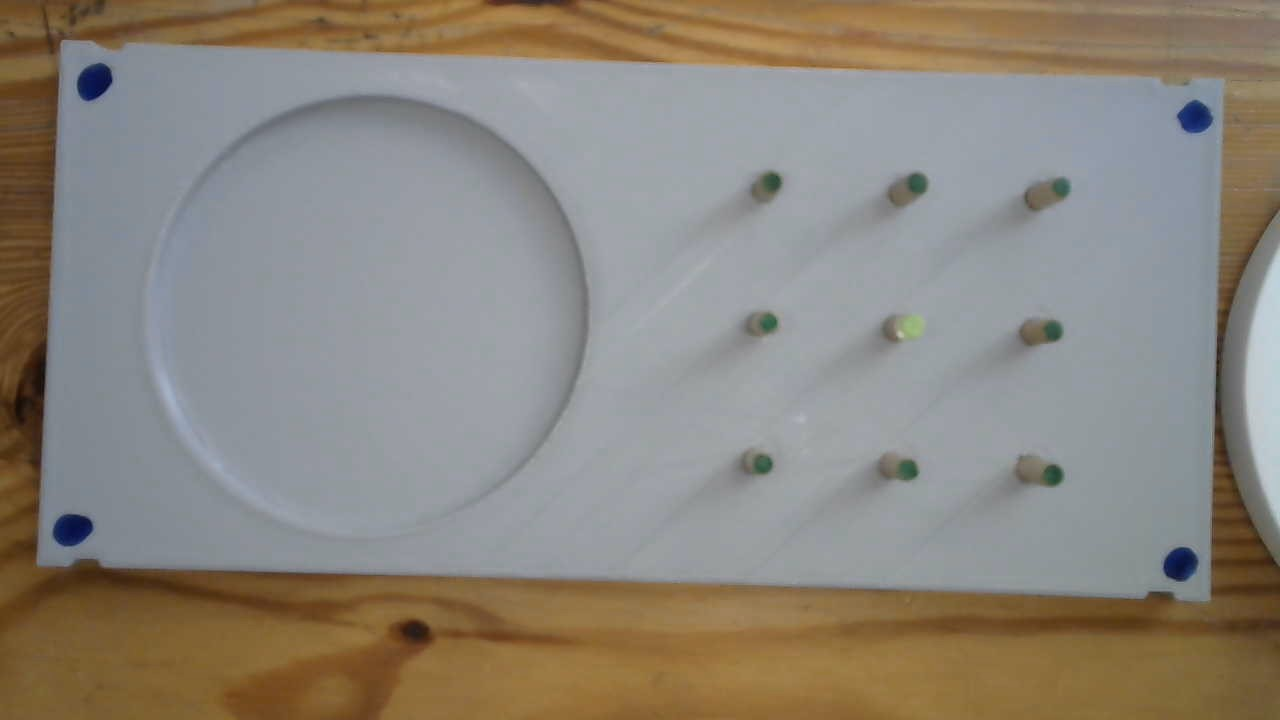
#> input picture DEMO/WIN_20210401_12_19_42_Pro.jpg, 1280 x 720 px; its folder holds only this picture in this run
$ python setDetection.py ../DEMO/WIN_20210401_12_19_42_Pro.jpg ../DEMO/WIN_20210401_12_20_20_Pro.jpg
#> lines starting #> are read from the running program, lines starting #| are printed output that depends on the picture; after the words box and inside, x2 and y2 are one past the last pixel; in counts of white or black regions, pixels touching at a corner belong together
#> further down, image is the input picture: shape (720, 1280, 3); mean B, G, R 124.8, 133.8, 139.8
### detectionOfLeftoverPins/imagePrepare.py
import cv2
import numpy as np


# [42 lines left out: functions getHalf, getROI, not called in this run]


def cutImage(image):
    """
        function cuts image into dimension aaa x bbb, so that only board is in the frame
        input: image
        return: cutImage
    """
    # NOTE: when arm comes into frame, it prevents contour detection and
    # breaks the program

    tresh = 100

    hsv = cv2.cvtColor(image, cv2.COLOR_RGB2HSV)
#> hsv: shape (720, 1280, 3); mean H, S, V 45.8, 59.5, 147.8
    hsv = cv2.GaussianBlur(hsv[:, :, 0], (9, 9), 10)  # convert to hsv and blur
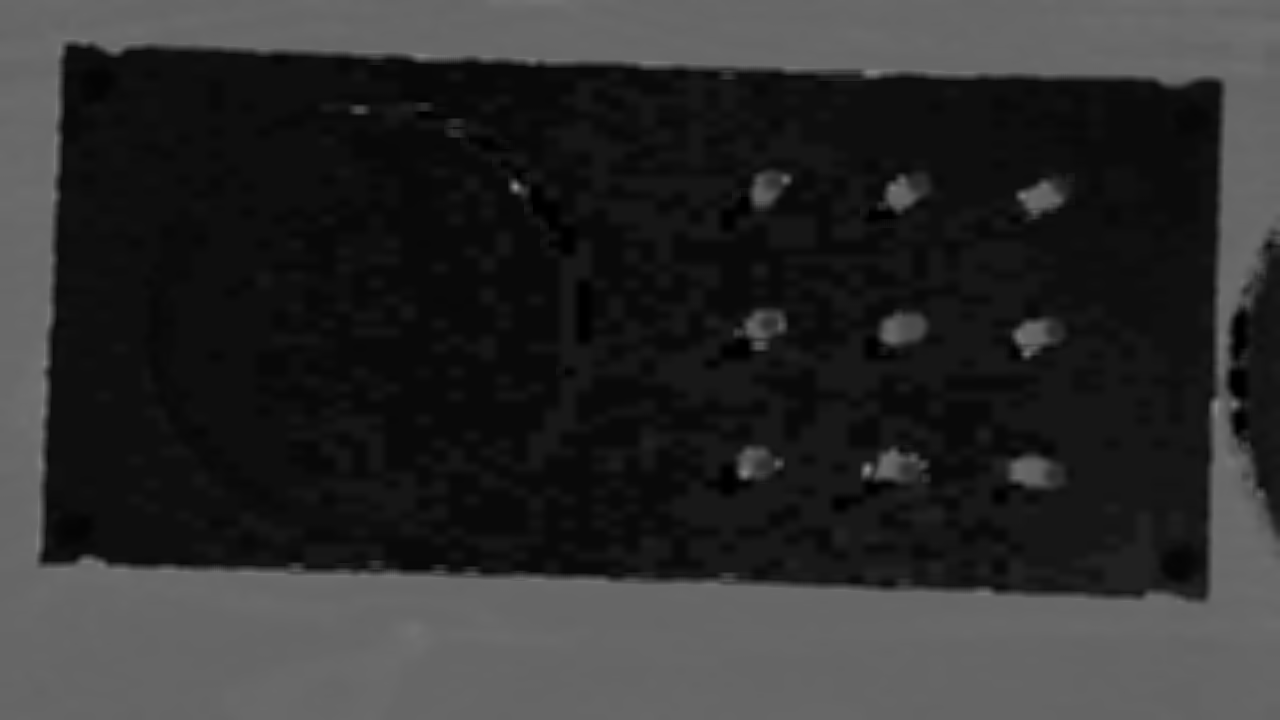
#> hsv: shape (720, 1280); min 0, max 143, mean 45.8

    hsv[hsv < tresh] = 0  # treshold hsv
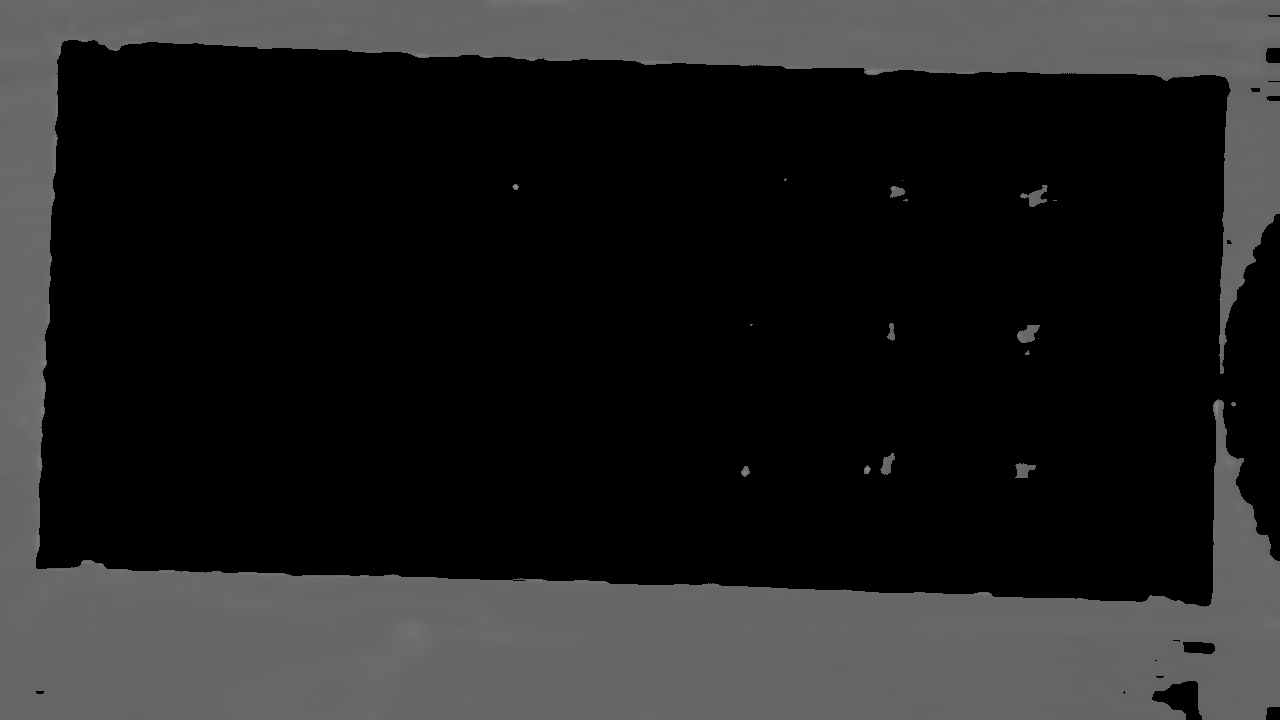
#> hsv: shape (720, 1280); min 0, max 143, mean 33
    hsv[hsv >= tresh] = 360
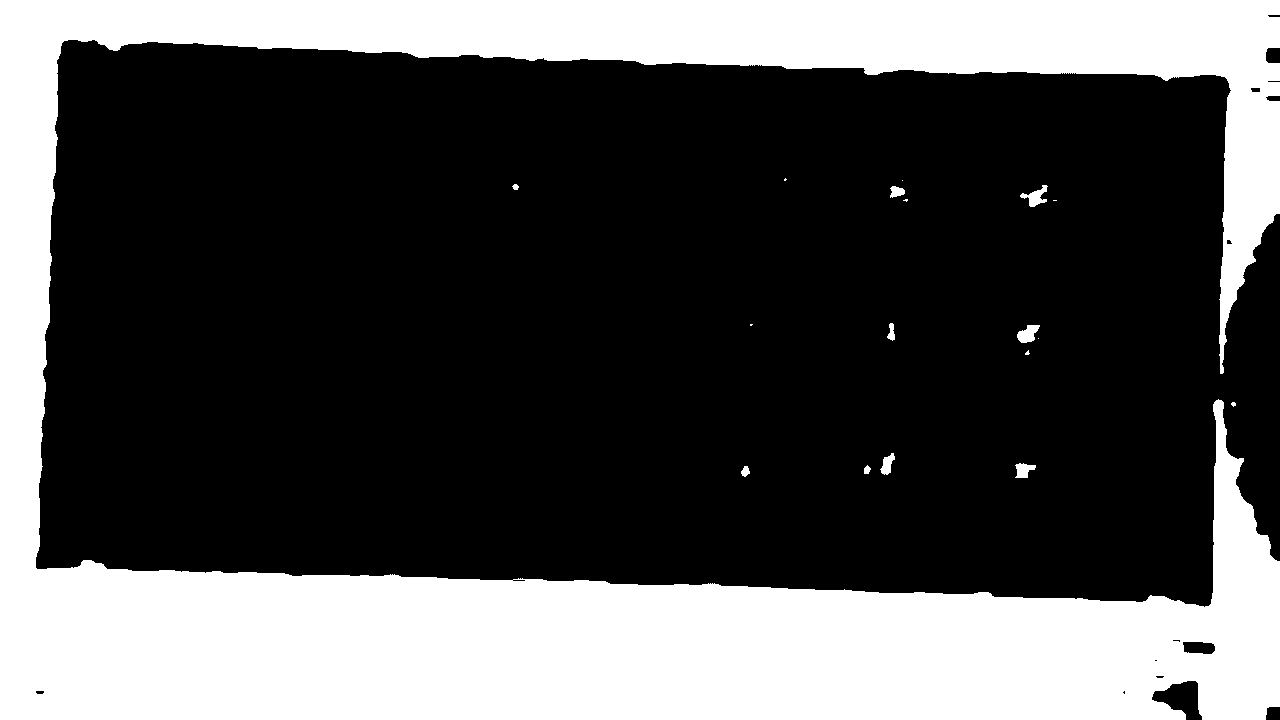
#> hsv: shape (720, 1280); values 0 (black) and 104 (white), 32% white; 18 white regions (8 under 20 px)

    # find contours
    contours, hierarchy = cv2.findContours(
        hsv, cv2.RETR_TREE, cv2.CHAIN_APPROX_SIMPLE)  # find contours
#> contours = 27 contours, 11 with area under 20; largest, box (x1, y1, x2, y2) and area: (0, 0, 1280, 720) 290050, (1182, 641, 1216, 655) 368, (1017, 325, 1040, 343) 233, (1020, 185, 1048, 207) 225, (1015, 463, 1036, 478) 174

    # sort contours, biggest detected is hole frame, second biggest should be
    # the board
    contour_sizes = []

    for i in range(len(contours)):
        contour_sizes.append([cv2.contourArea(contours[i]), i])
#> this loop made 27 passes
#> after the loop, contour_sizes = 27 pairs, first value 0 to 290050, second value 0 to 26

    # take second element for sort
    def keyFirst(elem):
        return elem[0]

    # sort list with key
    contour_sizes.sort(key=keyFirst, reverse=True)

    # take second biggest
    cnt = contours[contour_sizes[1][1]]
#> cnt = contour of 22 points, box (x1, y1, x2, y2) (1182, 641, 1216, 655), area 368

    # convert to rectangle
    epsilon = 0.1 * cv2.arcLength(cnt, True)
#> epsilon = 8.52
    approx = cv2.approxPolyDP(cnt, epsilon, True)
#> approx = [[1182, 642], [1215, 650], [1187, 653]]

    # detect which point is in which corner
    height = image.shape[0]
#> height = 720
    width = image.shape[1]
#> width = 1280

    zgornjiLevo = []
    zgornjiDesno = []
    spodnjiLevo = []
    spodnjiDesno = []

    for element in approx:
        if(element[0, 0] < width / 2):
            if(element[0, 1] < height / 2):
                zgornjiLevo = element[0]
            else:
                spodnjiLevo = element[0]
        else:
            if(element[0, 1] < height / 2):
                zgornjiDesno = element[0]
            else:
                spodnjiDesno = element[0]
#> this loop made 3 passes

    # draw rectangle and cut image
#> (the run stopped early here; a loop or call above may not have finished)

$ run again, on DEMO/WIN_20210401_12_21_53_Pro.jpg
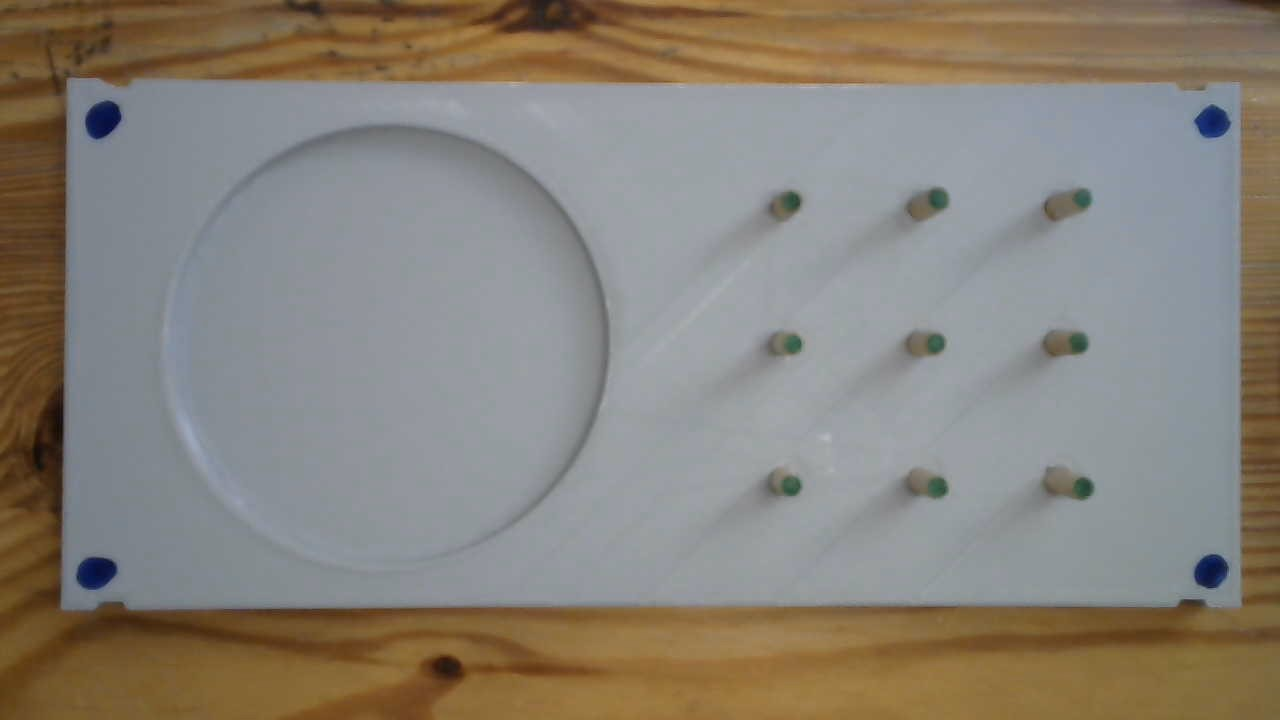
#> input picture DEMO/WIN_20210401_12_21_53_Pro.jpg, 1280 x 720 px
#> image is the input picture: shape (720, 1280, 3); mean B, G, R 121.4, 130.3, 136.2
#> in cutImage, `hsv[hsv >= tresh] = 360`:
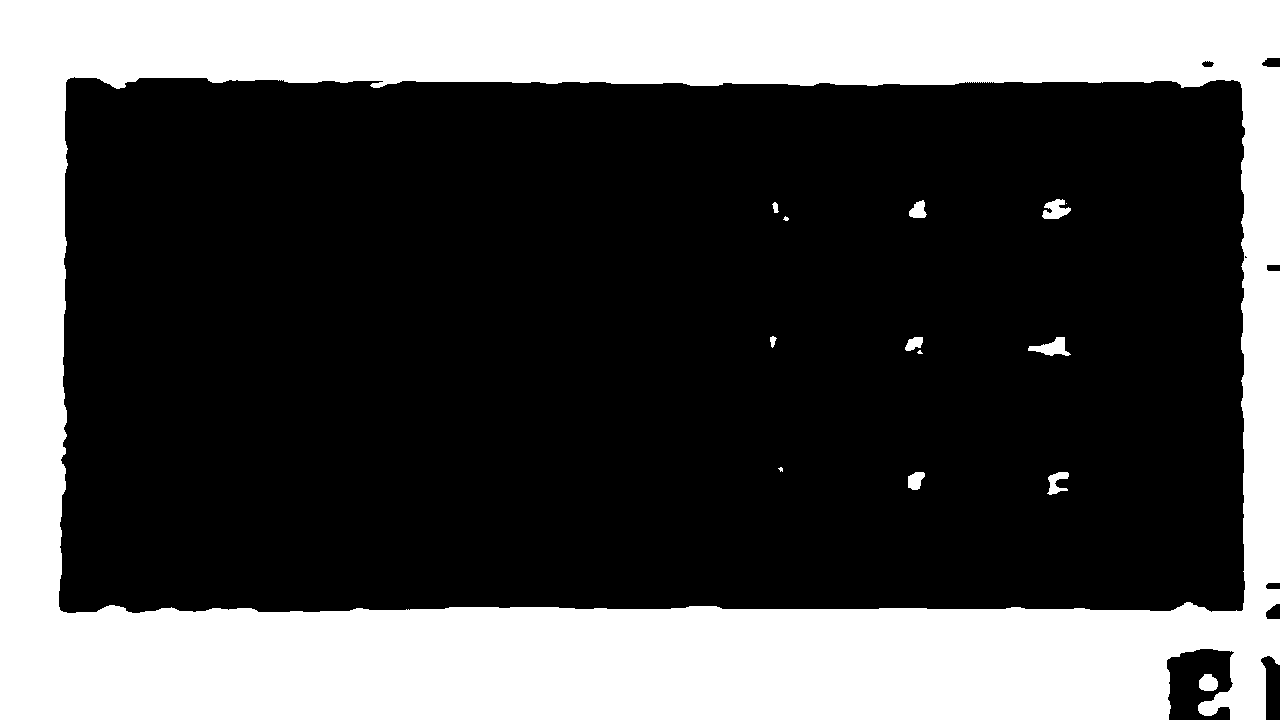
#> hsv: shape (720, 1280); values 0 (black) and 104 (white), 32.3% white; 14 white regions (4 under 20 px)
#> contours = 17 contours, 5 with area under 20; largest, box (x1, y1, x2, y2) and area: (0, 0, 1280, 720) 914418, (58, 76, 1246, 614) 622242, (1028, 337, 1071, 356) 364, (1042, 199, 1071, 219) 312, (1199, 674, 1218, 691) 234
#> the loop in cutImage, `for i in range(len(contours)):` made 17 passes
#> after the loop in cutImage, `for i in range(len(contours)):`: contour_sizes = [[233.5, 0], [914418.5, 1], [5.5, 2], [622241.5, 3], [227, 4], [199.5, 5], [9, 6], [8.5, 7], [364, 8], [149.5, 9], [37.5, 10], [12, 11], [0, 12], [36, 13], [192, 14], [311.5, 15], [67, 16]]
#> cnt = contour of 697 points, box (x1, y1, x2, y2) (58, 76, 1246, 614), area 622242
#> epsilon = 362.1
#> approx = [[65, 82], [1237, 80], [1243, 609], [63, 612]]
#> the loop in cutImage, `for element in approx:` made 4 passes
#> h_t: shape (474, 445); 0.03% white; 1 white region, box (x1, y1, x2, y2) and area: (364, 77, 374, 85) 55
#> in detectionFun, `img = cv.resize(img, (int(s_height/resizeFactor), int(s_width/resizeFa..`:
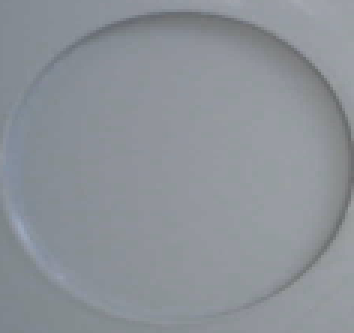
#> img: shape (111, 118, 3) (shown 3 times larger); mean of channels 0, 1, 2 152.2, 145.9, 140.8; drawn as B, G, R
#> the loop in findPinsLeft, `` made 111 passes
#| All pins: 0
#| Pins left:  0
#> the loop in detectionFun, `for i in range(repeats): ` made 1 pass
#| 0
#> the loop in detectionFun, `for elem in results:` made 1 pass
#> (printed output is left out)
